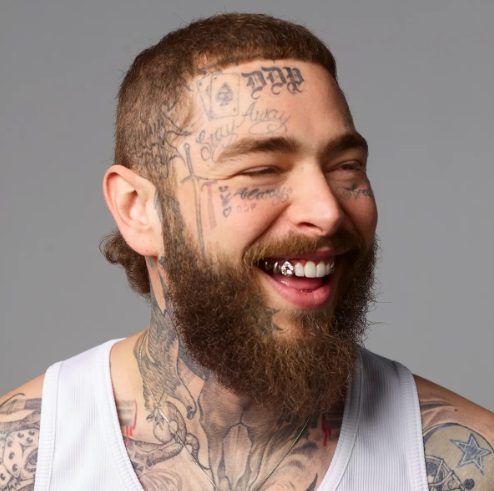
#> input picture Faces Dataset/Post Malone/vbfgcv.jpg, 494 x 491 px
$ python face_detect.py
#> lines starting #> are read from the running program, lines starting #| are printed output that depends on the picture
#> further down, f_img is the input picture: shape (491, 494, 3); mean B, G, R 124.5, 131.8, 150.2
import cv2 as cv

def rescaleFrame(frame, scale = 0.6):
#> called with scale = 0.6
    width = int(frame.shape[1] * scale)
#> width = 296
    height = int(frame.shape[0] * scale)
#> height = 294
    dimensions = (width,height)
#> dimensions = (296, 294)

    return cv.resize(frame, dimensions, interpolation= cv.INTER_AREA)

f_img = cv.imread('Faces Dataset/Post Malone/vbfgcv.jpg')
img = rescaleFrame(f_img)
cv.imshow('tea', img)

# rect = cv.rectangle(img,(250,250),(100,400), (0,255,0), -1 )
# cv.imshow('rect', img)

# we should grayscale the image first
gray = cv.cvtColor(img, cv.COLOR_BGR2GRAY)
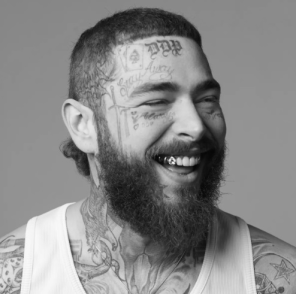
#> gray: shape (294, 296); min 5, max 248, mean 136.5
# cv.imshow('gray', gray)

# reading the haar .xml file

haar_cascade = cv.CascadeClassifier('haar_face.xml')

faces_rect = haar_cascade.detectMultiScale(gray, scaleFactor=1.1, minNeighbors=4)
#> faces_rect = [[101, 38, 161, 161]]

print(f'Number of faces found = {len(faces_rect)}')
#| Number of faces found = 1

for(x, y, w, h) in faces_rect:
    cv.rectangle(img, (x,y), (x+w, y+h), (0, 255, 0), thickness=2)
#> this loop made 1 pass
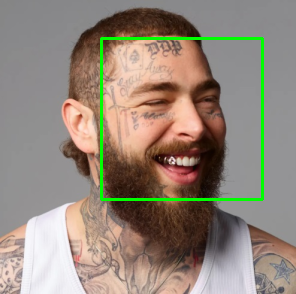
#> img: shape (294, 296, 3); mean B, G, R 122.2, 134.9, 147.2

cv.imshow('detected faces', img)

cv.waitKey(0)

$ run again, with Faces Dataset/Post Malone/MV5BMjM4MDAwMjEzMl5BMl5BanBnXkFtZTgwNjYzMzcxNjM@._V1_.jpg copied over Faces Dataset/Post Malone/vbfgcv.jpg
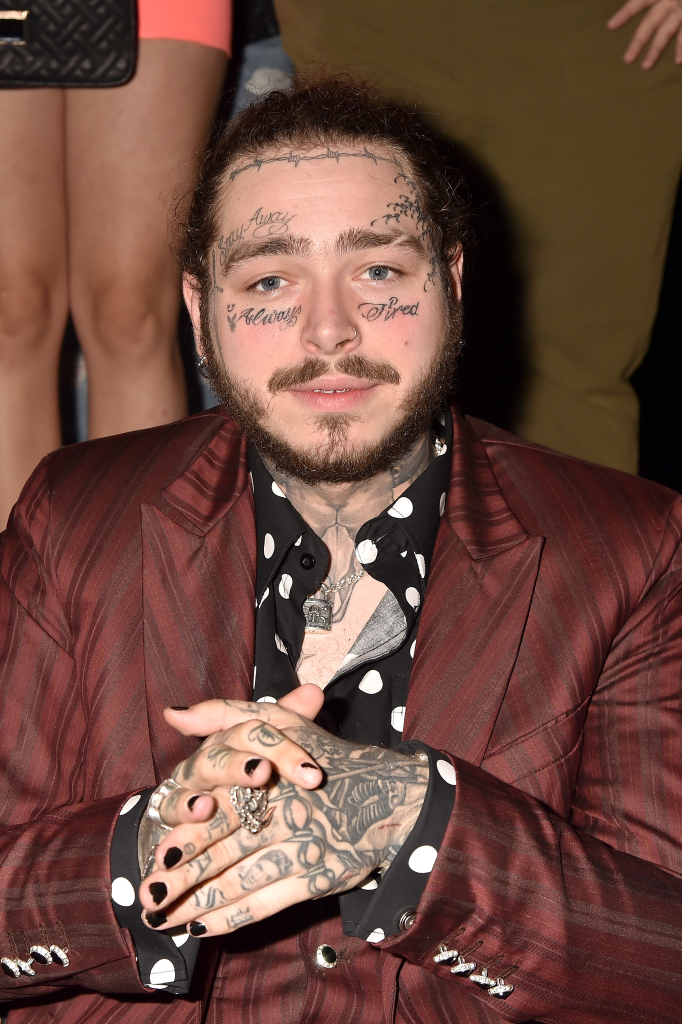
#> input picture Faces Dataset/Post Malone/MV5BMjM4MDAwMjEzMl5BMl5BanBnXkFtZTgwNjYzMzcxNjM@._V1_.jpg, 1363 x 2048 px (shown at 1/2 size)
#> f_img is the input picture: shape (2048, 1363, 3); mean B, G, R 62.5, 73.2, 109.3
#> `gray = cv.cvtColor(img, cv.COLOR_BGR2GRAY)`:
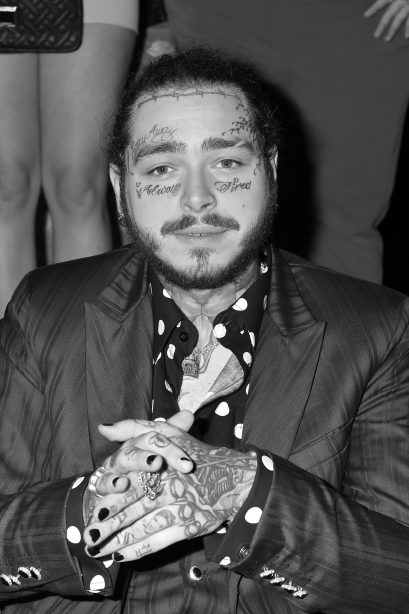
#> gray: shape (1228, 817) (shown at 1/2 size); min 0, max 255, mean 82.8
#> faces_rect = [[678, 1031, 36, 36], [200, 174, 384, 384]]
#| Number of faces found = 2
#> the loop `for(x, y, w, h) in faces_rect:` made 2 passes
#> after the loop `for(x, y, w, h) in faces_rect:`:
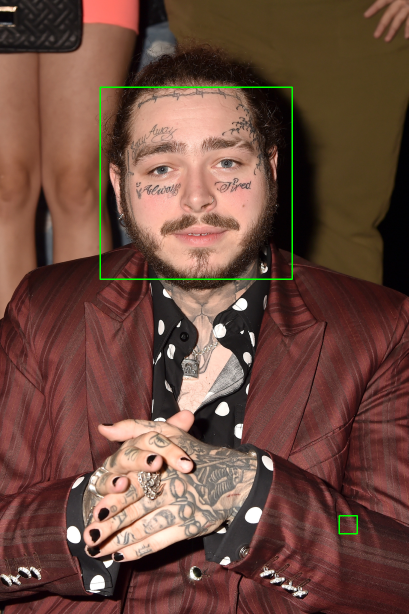
#> img: shape (1228, 817, 3) (shown at 1/2 size); mean B, G, R 62.3, 74.2, 109

$ run again, with Faces Dataset/Post Malone/ihsdnkjsdkj.jpg copied over Faces Dataset/Post Malone/vbfgcv.jpg
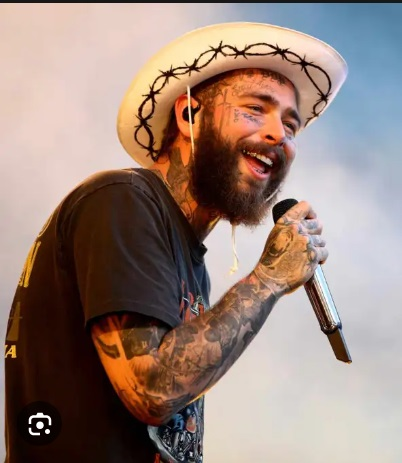
#> input picture Faces Dataset/Post Malone/ihsdnkjsdkj.jpg, 402 x 463 px
#> f_img is the input picture: shape (463, 402, 3); mean B, G, R 122.9, 131.9, 152.9
#> in rescaleFrame, `return cv.resize(frame, dimensions, interpolation= cv.INTER_AREA)`:
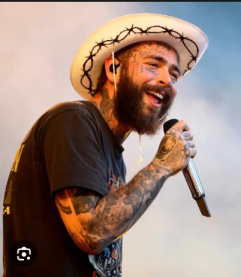
#> returned value: shape (277, 241, 3); mean of channels 0, 1, 2 122.9, 131.9, 152.9; drawn as B, G, R
#> `gray = cv.cvtColor(img, cv.COLOR_BGR2GRAY)`:
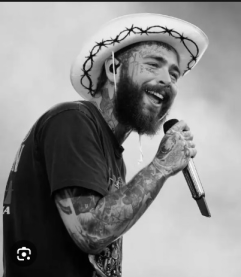
#> gray: shape (277, 241); min 1, max 255, mean 137.1
#> faces_rect = ()
#| Number of faces found = 0
